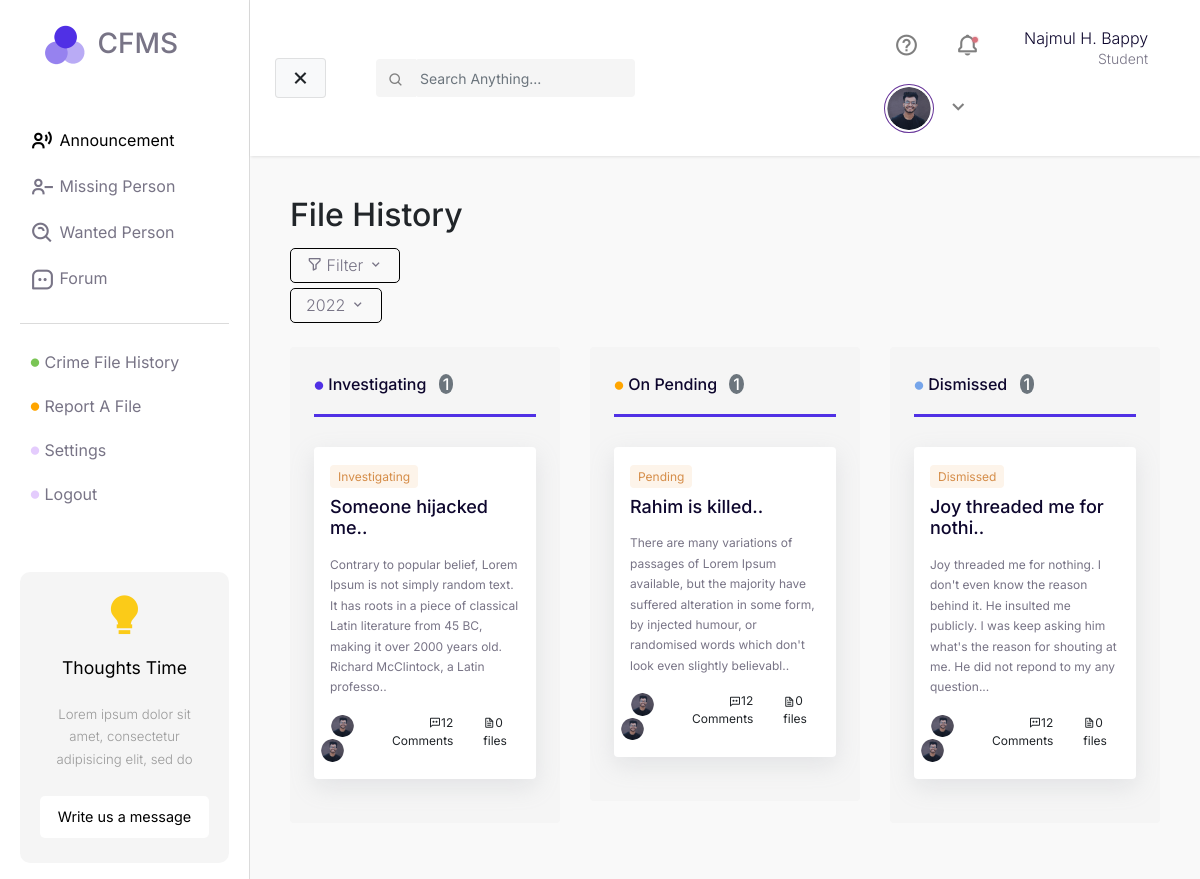
Page /crime-file/ (signed in) on the committed database.
### core/models.py (models this page shows)
class User(AbstractUser):
    email = models.EmailField(unique=True)
    nid = models.CharField(unique=True, max_length=20)

### crimeFile/models.py (models this page shows)
class Complain(models.Model):
    COMPLAIN_TYPE_GD = 'GD'
    COMPLAIN_TYPE_CASE_FILE = 'CF'
    COMPLAIN_TYPE_CHOICES = [
        (COMPLAIN_TYPE_GD, 'GD'),
        (COMPLAIN_TYPE_CASE_FILE, 'CASE FILE'),
    ]
    COMPLAIN_PENDING = "pending"
    COMPLAIN_INVESTIGATING = "investigating"
    COMPLAIN_DISMISSED = "dismissed"
    COMPLAIN_STATUS_CHOICES = [
        (COMPLAIN_PENDING, 'Pending'),
        (COMPLAIN_INVESTIGATING, 'Investigating'),
        (COMPLAIN_DISMISSED, 'Dismissed'),
    ]
    title = models.CharField(max_length=255)
    user = models.ForeignKey(settings.AUTH_USER_MODEL, on_delete=models.PROTECT)
    criminal = models.CharField(max_length=1000)
    victim = models.CharField(max_length=255)
    type = models.CharField(
        max_length=2, choices=COMPLAIN_TYPE_CHOICES, default=COMPLAIN_TYPE_GD)
    phone = models.CharField(max_length=255)
    description = models.TextField()
    status = models.CharField(max_length=255, choices=COMPLAIN_STATUS_CHOICES, default=COMPLAIN_PENDING)

### crimeFile/views.py (the view)
# urls.py: path('', views.FileHistoryView, name="fileHistoryView"),
def FileHistoryView(request):
    if request.user.is_authenticated:
        complain_list_on_pending = Complain.objects.filter(user=request.user, status='pending')
        complain_list_on_investigation = Complain.objects.filter(user=request.user, status='investigating')
        complain_list_on_dismissed = Complain.objects.filter(user=request.user, status='dismissed')
        context = {
            'pending_complain_list': complain_list_on_pending,
            'investigating_complain_list': complain_list_on_investigation,
            'dismissed_complain_list': complain_list_on_dismissed,
        }
        return render(request, "file-history.html", context)
    return redirect('/login')

### templates/file-history.html
{% extends "base.html" %} {% load static %} {% block css %}
<link rel="stylesheet" href="{% static 'css/file-history/style.css' %}" />
{% endblock %}{% block main %}
<div class="page-title">
  <h2>File History</h2>
</div>
<div class="sorting row">
  <div class="col-md-3">
    <p class="border-box filter">
      <i class="bx bx-filter-alt"></i> Filter
      <i class="bx bx-chevron-down"></i>
    </p>
    <p class="border-box filter">2022 <i class="bx bx-chevron-down"></i></p>
  </div>
</div>
<div class="crime-file-block">
  <div class="row gx-5">
    <div class="col">
      <div class="p-4 file-column mt-4 rounded bx-shad">
        <p class="title">
          <i class="crime-history bx bxs-circle"></i> Investigating
          <span class="bg-secondary ml-2 px-1 rounded-circle text-white"
            >{{ investigating_complain_list.count }}</span
          >
        </p>
        <div class="s-line"></div>
        {% if investigating_complain_list %}
        <div class="hello">
          {% for complain in investigating_complain_list %}
          <div class="content file-cart bg-white py-3 px-3 rounded">
            <a href="{% url 'singleFileView' id=complain.id %}">
              <div class="status">
                <p class="d-inline px-2 py-1 rounded">
                  {{ complain.status|capfirst }}
                </p>
              </div>
              <div class="title py-2">
                <h6>{{ complain.title|capfirst | slice:":25" }}..</h6>
              </div>
              <div class="file-cart-desc">
                <p>{{ complain.description | slice:":200" }}..</p>
              </div>
              <div class="file-cart-option row">
                <div class="col-md-5 row">
                  <div class="col">
                    <img src="{% static 'files/profile-pic.png' %}" alt="" />
                    <img src="{% static 'files/profile-pic.png' %}" alt="" />
                  </div>
                </div>
                <div class="col-md-5 text-right">
                  <i class="bx bx-comment-dots"></i>12 Comments
                </div>
                <div class="col"><i class="bx bx-file"></i>0 files</div>
              </div>
            </a>
          </div>
          {% endfor %}
        </div>
        {% else %}
        <p>No files on investigation.</p>
        {% endif %}
      </div>
    </div>
    <div class="col pending-col">
      <div class="p-4 file-column mt-4 rounded bx-shad">
        <p class="title">
          <i class="crime-history bx bxs-circle"></i> On Pending
          <span class="bg-secondary ml-2 px-1 rounded-circle text-white"
            >{{ pending_complain_list.count }}</span
          >
        </p>
        <div class="s-line"></div>
        {% if pending_complain_list %}
        <div class="hello">
          {% for complain in pending_complain_list %}
          <div class="content file-cart bg-white py-3 px-3 rounded">
            <a href="{% url 'singleFileView' id=complain.id %}">
              <div class="status">
                <p class="d-inline px-2 py-1 rounded">
                  {{ complain.status|capfirst }}
                </p>
              </div>
              <div class="title py-2">
                <h6>{{ complain.title|capfirst | slice:":25" }}..</h6>
              </div>
              <div class="file-cart-desc">
                <p>{{ complain.description | slice:":200" }}..</p>
              </div>
              <div class="file-cart-option row">
                <div class="col-md-5 row">
                  <div class="col">
                    <img src="{% static 'files/profile-pic.png' %}" alt="" />
                    <img src="{% static 'files/profile-pic.png' %}" alt="" />
                  </div>
                </div>
                <div class="col-md-5 text-right">
                  <i class="bx bx-comment-dots"></i>12 Comments
                </div>
                <div class="col"><i class="bx bx-file"></i>0 files</div>
              </div>
            </a>
          </div>
          {% endfor %}
        </div>
        {% else %}
        <p>No files on pending.</p>
        {% endif %}
      </div>
    </div>
    <div class="dismissed-col col">
      <div class="p-4 file-column mt-4 rounded bx-shad">
        <p class="title">
          <i class="crime-history bx bxs-circle"></i> Dismissed
          <span class="bg-secondary ml-2 px-1 rounded-circle text-white"
            >{{ dismissed_complain_list.count }}</span
          >
        </p>
        <div class="s-line"></div>
        {% if dismissed_complain_list %}
        <div class="hello">
          {% for complain in dismissed_complain_list %}
          <div class="content file-cart bg-white py-3 px-3 rounded">
            <a href="{% url 'singleFileView' id=complain.id %}">
              <div class="status">
                <p class="d-inline px-2 py-1 rounded">
                  {{ complain.status|capfirst }}
                </p>
              </div>
              <div class="title py-2">
                <h6>{{ complain.title|capfirst | slice:":25" }}..</h6>
              </div>
              <div class="file-cart-desc">
                <p>{{ complain.description | slice:":200" }}..</p>
              </div>
              <div class="file-cart-option row">
                <div class="col-md-5 row">
                  <div class="col">
                    <img src="{% static 'files/profile-pic.png' %}" alt="" />
                    <img src="{% static 'files/profile-pic.png' %}" alt="" />
                  </div>
                </div>
                <div class="col-md-5 text-right">
                  <i class="bx bx-comment-dots"></i>12 Comments
                </div>
                <div class="col"><i class="bx bx-file"></i>0 files</div>
              </div>
            </a>
          </div>
          {% endfor %}
        </div>
        {% else %}
        <p>No files dismissed yet.</p>
        {% endif %}
      </div>
    </div>
  </div>
</div>
{% endblock %}

### templates/base.html (shortened to what this page needs)
<!DOCTYPE html>
<html lang="en">
  <head>
    {% load static %}
    <link
      href="https://unpkg.com/boxicons@2.1.1/css/boxicons.min.css"
      rel="stylesheet"
    />
    <link
      rel="stylesheet"
      href="https://stackpath.bootstrapcdn.com/bootstrap/4.1.0/css/bootstrap.min.css"
    />
    <link
      rel="stylesheet"
      href="https://cdn.jsdelivr.net/npm/boxicons@latest/css/boxicons.min.css"
    />
    <link
      rel="stylesheet"
      href="https://cdnjs.cloudflare.com/ajax/libs/font-awesome/6.0.0/css/all.min.css"
    />
    <link
      rel="stylesheet"
      href="https://cdn.jsdelivr.net/npm/bootstrap-icons@1.4.1/font/bootstrap-icons.css"
    />
    <link rel="stylesheet" href="{% static 'css/base.css'%}" />
    {% block css %} {% endblock %}
  </head>
  <body>
    <div class="wrapper">
      <nav id="sidebar">
        <div class="sidebar-header">
          <h3>
            <img class="logo" src="{% static 'files/logo.png' %}" alt="" /> CFMS
          </h3>
        </div>
        <ul class="list-unstyled components">
          <li class="active">
            <a href="#"><i class="bx bx-user-voice"></i> Announcement</a>
          </li>
          <li>
            <a href="{% url 'missingPerson' %}"
              ><i class="bx bx-user-minus"></i> Missing Person</a
            >
          </li>
          <li>
            <a href="#"><i class="bx bx-search-alt"></i> Wanted Person</a>
          </li>
          <li>
            <a href="#"><i class="bx bx-message-square-dots"></i> Forum</a>
          </li>
        </ul>
        <ul class="list-unstyled sidebar-second-part">
          <li>
            <a href="{% url 'fileHistoryView' %}"
              ><i class="crime-history bx bxs-circle"></i> Crime File History</a
            >
          </li>
          <li>
            <a href="{% url 'addFileView' %}"
              ><i class="crime-report bx bxs-circle"></i> Report A File</a
            >
          </li>
          <li>
            <a href="#"><i class="crime-forum bx bxs-circle"></i> Settings</a>
          </li>
          <li>
            {% if request.user.is_authenticated %}
            <a href="{% url 'logoutView' %}"
              ><i class="crime-logout bx bxs-circle"></i> Logout</a
            >
            {% else %}
            <a href="{% url 'loginView' %}"
              ><i class="crime-logout bx bxs-circle"></i> Login</a
            >
            {% endif %}
          </li>
        </ul>
        <ul class="list-unstyled CTAs">
          <li>
            <i class="bx bxs-bulb"></i>
          </li>
          <li>
            <p class="title"><strong>Thoughts Time</strong></p>
          </li>
          <li class="text">
            <p>
              Lorem ipsum dolor sit amet, consectetur adipisicing elit, sed do
            </p>
          </li>
          <li>
            <a href="">Write us a message</a>
          </li>
        </ul>
      </nav>
      <div id="content">
        <nav class="navbar navbar-expand-lg navbar-light sticky-top">
          <div class="container-fluid">
            <button type="button" id="sidebarCollapse" class="btn btn-light">
              <i id="menu-collapse-button" class="bx bx-x"></i>
            </button>
            <div class="input-group top-search-form">
              <div class="input-group-prepend">
                <button class="btn btn-outline-light" type="button">
                  <i class="bx bx-search" style="color: gray"></i>
                </button>
              </div>
              <form action="post">
                <input
                  type="text"
                  class="form-control"
                  placeholder="Search Anything..."
                  aria-label=""
                  aria-describedby="basic-addon1"
                />
              </form>
            </div>
            <div class="collapse navbar-collapse" id="navbarSupportedContent">
              <ul class="nav navbar-nav ml-auto">
                <li class="nav-item">
                  <a class="nav-link" href="#"
                    ><i class="bx bx-help-circle"></i
                  ></a>
                </li>
                {% if request.user.is_authenticated %}
                <li class="nav-item">
                  <a class="nav-link before-dot" href="#"
                    ><i class="bx bx-bell"></i
                  ></a>
                </li>
                <li class="nav-item">
                  <a class="nav-link"
                    ><p class="name">
                      {{ request.user.first_name }} {{ request.user.last_name }}
                    </p>
                    <p class="profession">Student</p></a
                  >
                </li>
                {% endif %} {% if request.user.is_authenticated %}
                <div class="dropdown nav-link">
                  <a
                    class="row top-profile-btn"
                    type="button"
                    id="dropdownMenuButton"
                    data-toggle="dropdown"
                    aria-haspopup="true"
                    aria-expanded="false"
                  >
                    <div class="col-md-4">
                      <img src="{% static 'files/profile-pic.png' %}" alt="" />
                    </div>
                    <div class="col-md-2">
                      <i class="bx bx-chevron-down"></i>
                    </div>
                  </a>
                </div>
                {% else %}
                <a href="{% url 'loginView' %}" class="btn btn-secondary"
                  >Login</a
                >
                {% endif %}
              </ul>
            </div>
          </div>
        </nav>
        <div class="main-body">
          <div class="body-content">{% block main %} {% endblock %}</div>
        </div>
      </div>
    </div>
  </body>
</html>

### rows in the picture
User: user.first_name "Najmul H.", user.last_name "Bappy"
Complain: status "Investigating", title "Someone hijacked me", description "Contrary to popular belief, Lorem Ipsum is not simply random text. It has roots in a piece of classical Latin literature from 45 BC, making it over 2000 years old. Richard McClintock, a Latin professo"
Complain: status "Pending", title "Rahim is killed", description "There are many variations of passages of Lorem Ipsum available, but the majority have suffered alteration in some form, by injected humour, or randomised words which don't look even slightly believabl"
Complain: status "Dismissed", title "Joy threaded me for nothi", description "Joy threaded me for nothing. I don't even know the reason behind it. He insulted me publicly. I was keep asking him what's the reason for shouting at me. He did not repond to my any question."

### other values in the picture
{{ investigating_complain_list.count }} "1"
{{ pending_complain_list.count }} "1"
{{ dismissed_complain_list.count }} "1"
